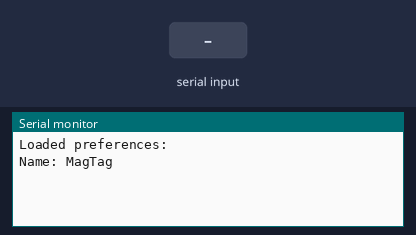
Simulated run of this sketch. Board: ESP32-S2. On the bench: the last lines printed to the serial monitor. The test bench sets the inputs (shaded band). EEPROM starts erased.

Above: at 1.8 s.
1.9 s: "1\n" received over Serial
At 2.4 s:
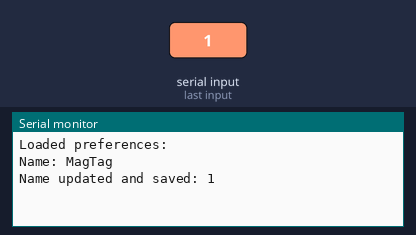
3.5 s: "0\n" received over Serial
At 4.7 s:
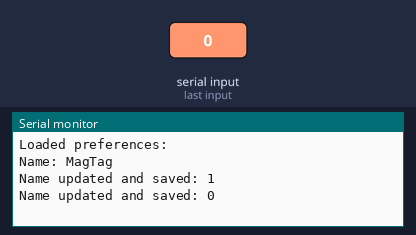
5.0 s: "2\n" received over Serial
At 6.0 s:
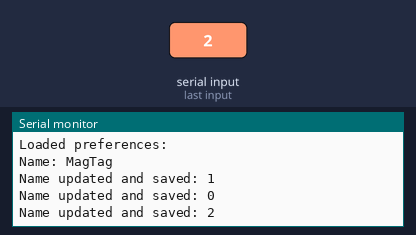

Measured:
- after the input at 1.9 s, the serial monitor: prints a new line after 0.10 s (image 1)
- after the input at 3.5 s, the serial monitor: prints a new line at once (image 2)
- after the input at 5.0 s, the serial monitor: prints a new line at once (image 3)

The sketch:

surveystoragetest.ino
```cpp
#include <Preferences.h>

Preferences prefs;
String myName;
String myInterests[12];
int interestCount = 0;

void setup() {
  Serial.begin(115200);
  prefs.begin("cfg", true);

  myName = prefs.getString("name", "MagTag");
  interestCount = 0;
  for (int i=0;i<12;i++){
    String v = prefs.getString("interest" + String(i), "");
    if(v.length() > 0) myInterests[interestCount++] = v;
  }

  Serial.println("Loaded preferences:");
  Serial.println("Name: " + myName);
  for(int i=0;i<interestCount;i++) Serial.println("Interest: " + myInterests[i]);
}

void loop() {
  // For testing, allow new input from serial
  if(Serial.available()) {
    String input = Serial.readStringUntil('\n');
    myName = input;
    prefs.putString("name", myName);
    Serial.println("Name updated and saved: " + myName);
  }
  delay(500);
}
```
